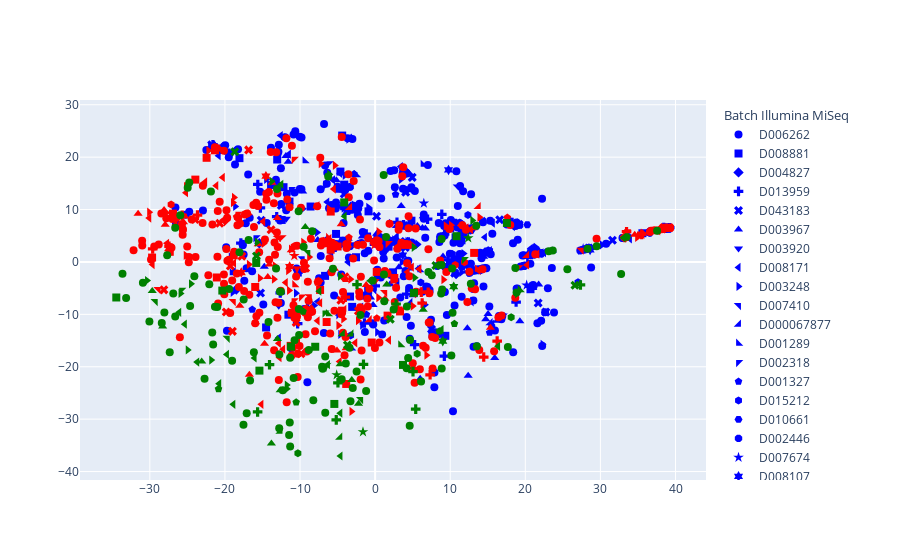

The notebook cell saved with this chart:
### Markdown cell above
## Load data

### Code cell
input_size = 16
d_z = 16
device = torch.device("cuda" if torch.cuda.is_available() else "cpu")

path = "data/MGnify/datasets/American_gut/american_gut_data.csv"
batch_label = "instrument model"
sample_label = "run ID"
exp_label = "associated phenotype"

data = DataPreprocess(
    path,
    factors=[sample_label, batch_label, exp_label]
)

plotPCoA(data, 
         sample_label=sample_label,
         batch_label=batch_label,
         experiment_label=exp_label,
         method="aitchison")
